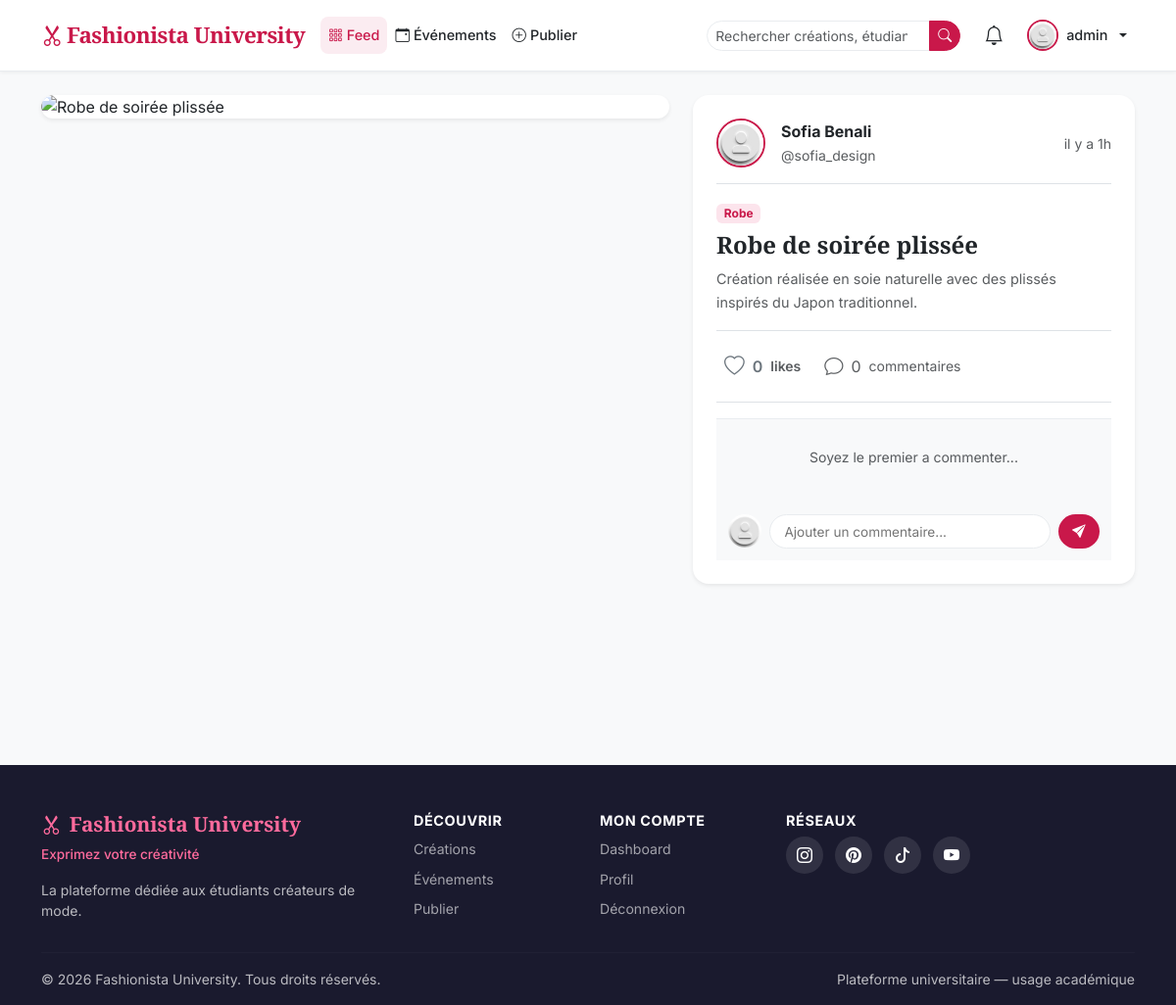
Screenshot of /post_detail.php?id=1 (signed in) with the database file from the repository.
### tables this page shows
CREATE TABLE `users` (
  `id`           INT(11)      NOT NULL AUTO_INCREMENT,
  `username`     VARCHAR(50)  NOT NULL UNIQUE,
  `full_name`    VARCHAR(100) NOT NULL,
  `email`        VARCHAR(150) NOT NULL UNIQUE,
  `password`     VARCHAR(255) NOT NULL,
  `bio`          TEXT,
  `avatar`       VARCHAR(255) DEFAULT 'default_avatar.png',
  `role`         ENUM('student','admin') DEFAULT 'student',
  `created_at`   DATETIME     DEFAULT CURRENT_TIMESTAMP,
  `updated_at`   DATETIME     DEFAULT CURRENT_TIMESTAMP ON UPDATE CURRENT_TIMESTAMP,
  PRIMARY KEY (`id`),
  KEY `idx_email` (`email`),
  KEY `idx_username` (`username`)
);

CREATE TABLE `posts` (
  `id`           INT(11)      NOT NULL AUTO_INCREMENT,
  `user_id`      INT(11)      NOT NULL,
  `title`        VARCHAR(200) NOT NULL,
  `description`  TEXT,
  `image`        VARCHAR(255) NOT NULL,
  `category`     ENUM('robe','costume','accessoire','streetwear','haute_couture','autre') DEFAULT 'autre',
  `created_at`   DATETIME     DEFAULT CURRENT_TIMESTAMP,
  `updated_at`   DATETIME     DEFAULT CURRENT_TIMESTAMP ON UPDATE CURRENT_TIMESTAMP,
  PRIMARY KEY (`id`),
  KEY `fk_post_user` (`user_id`),
  CONSTRAINT `fk_post_user` FOREIGN KEY (`user_id`) REFERENCES `users` (`id`) ON DELETE CASCADE
);

### includes/auth.php (called while the page is built, shortened)
<?php
function isLoggedIn(): bool {
    return isset($_SESSION['user_id']) && !empty($_SESSION['user_id']);
}
function currentUserId(): ?int {
    return isset($_SESSION['user_id']) ? (int)$_SESSION['user_id'] : null;
}
function currentUser(): ?array {
    static $user = null;
    if ($user === null) {
        $db   = getDB();
        $stmt = $db->prepare('SELECT * FROM users WHERE id = ?');
        $stmt->execute([currentUserId()]);
        $user = $stmt->fetch() ?: null;
    }
    return $user;
}

### config/database.php (called while the page is built, shortened)
<?php
function getDB(): PDO {
    static $pdo = null;
    if ($pdo === null) {
        $dsn = 'mysql:host=' . DB_HOST . ';dbname=' . DB_NAME . ';charset=' . DB_CHARSET;
        $options = [
            PDO::ATTR_ERRMODE            => PDO::ERRMODE_EXCEPTION,
            PDO::ATTR_DEFAULT_FETCH_MODE => PDO::FETCH_ASSOC,
            PDO::ATTR_EMULATE_PREPARES   => false,
        ];
        try {
            $pdo = new PDO($dsn, DB_USER, DB_PASS, $options);
        } catch (PDOException $e) {
            die(json_encode(['error' => 'Connexion à la base de données impossible.']));
        }
    }
    return $pdo;
}

### models/Post.php (called while the page is built, shortened)
<?php
class Post {
    private PDO $db;
    public function __construct() {
        $this->db = getDB();
    }
    public function findById(int $id): ?array {
        $stmt = $this->db->prepare(
            'SELECT p.*,
                    u.username, u.full_name, u.avatar,
                    (SELECT COUNT(*) FROM likes    WHERE post_id = p.id) AS like_count,
                    (SELECT COUNT(*) FROM comments WHERE post_id = p.id) AS comment_count
             FROM posts p
             JOIN users u ON p.user_id = u.id
             WHERE p.id = ?'
        );
        $stmt->execute([$id]);
        return $stmt->fetch() ?: null;
    }
    public function getComments(int $postId): array {
        $stmt = $this->db->prepare(
            'SELECT c.*, u.username, u.avatar
             FROM comments c
             JOIN users u ON c.user_id = u.id
             WHERE c.post_id = ?
             ORDER BY c.created_at ASC'
        );
        $stmt->execute([$postId]);
        return $stmt->fetchAll();
    }
    public function isLiked(int $postId, int $userId): bool {
        $stmt = $this->db->prepare(
            'SELECT 1 FROM likes WHERE post_id = ? AND user_id = ?'
        );
        $stmt->execute([$postId, $userId]);
        return (bool)$stmt->fetch();
    }
}

### post_detail.php (the view, shortened to what this page needs)
<?php
require_once __DIR__ . '/includes/auth.php';
require_once __DIR__ . '/includes/functions.php';
require_once __DIR__ . '/models/Post.php';
$postId    = (int)($_GET['id'] ?? 0);
$postModel = new Post();
$post      = $postModel->findById($postId);
$comments   = $postModel->getComments($postId);
$isLiked    = isLoggedIn() ? $postModel->isLiked($postId, currentUserId()) : false;
$activePage = 'feed';
require_once __DIR__ . '/includes/header.php';
?>
<div class="row g-4 justify-content-center">
  <div class="col-lg-7">
    <div class="card border-0 shadow-sm rounded-4 overflow-hidden">
      <img src="<?= postImageUrl($post) ?>"
           alt="<?= h($post['title']) ?>"
           class="post-detail-img w-100">
    </div>
  </div>
  <div class="col-lg-5">
    <div class="card border-0 shadow-sm rounded-4">
      <div class="card-body p-4">
        <div class="d-flex align-items-center gap-3 mb-3 pb-3 border-bottom">
          <a href="<?= SITE_URL ?>/profile.php?id=<?= (int)$post['user_id'] ?>">
            <img src="<?= avatarUrl($post) ?>"
                 alt="<?= h($post['username']) ?>"
                 style="width:50px;height:50px;border-radius:50%;object-fit:cover;border:2px solid var(--clr-primary)">
          </a>
          <div class="flex-grow-1">
            <a href="<?= SITE_URL ?>/profile.php?id=<?= (int)$post['user_id'] ?>"
               class="fw-bold text-decoration-none text-dark d-block">
              <?= h($post['full_name']) ?>
            </a>
            <span class="text-muted small">@<?= h($post['username']) ?></span>
          </div>
          <div class="text-muted small"><?= timeAgo($post['created_at']) ?></div>
        </div>
        <div class="mb-2"><?= categoryBadge($post['category']) ?></div>
        <h1 style="font-size:1.5rem;" class="mb-2"><?= h($post['title']) ?></h1>
        <?php if (!empty($post['description'])): ?>
          <p class="text-muted" style="font-size:.9rem; line-height:1.65">
            <?= nl2br(h($post['description'])) ?>
          </p>
        <?php endif; ?>
        <div class="d-flex align-items-center gap-3 py-3 border-top border-bottom my-3">
          <button class="btn-like d-flex align-items-center gap-2 <?= $isLiked ? 'liked' : '' ?>"
                  data-post-id="<?= (int)$post['id'] ?>"
                  style="background:none;border:none;cursor:pointer;font-size:1rem;font-weight:600;">
            <i class="<?= $isLiked ? 'bi bi-heart-fill text-danger' : 'bi bi-heart' ?>" style="font-size:1.3rem"></i>
            <span class="like-count"><?= (int)$post['like_count'] ?></span>
            <span class="text-muted small">likes</span>
          </button>
          <span class="d-flex align-items-center gap-2 text-muted">
            <i class="bi bi-chat" style="font-size:1.2rem"></i>
            <span class="comment-count" data-post-id="<?= (int)$post['id'] ?>"><?= count($comments) ?></span>
            <span class="small">commentaires</span>
          </span>
        </div>
        <div class="comment-section open" data-post-id="<?= (int)$post['id'] ?>" style="display:block">
          <div class="mb-3 comment-list" style="max-height:280px; overflow-y:auto;" id="commentList">
            <?php if (empty($comments)): ?>
              <p class="text-muted text-center small py-3">
                Soyez le premier a commenter...
              </p>
            <?php endif; ?>
          </div>
          <?php if (isLoggedIn()): ?>
            <form class="comment-form comment-form-wrap" data-post-id="<?= (int)$post['id'] ?>">
              <img src="<?= avatarUrl(currentUser()) ?>"
                   alt=""
                   style="width:34px;height:34px;border-radius:50%;object-fit:cover;flex-shrink:0">
              <input type="text"
                     class="comment-input"
                     placeholder="Ajouter un commentaire..."
                     maxlength="500"
                     required>
              <button type="submit" class="btn-submit-comment">
                <i class="bi bi-send-fill"></i>
              </button>
            </form>
          <?php else: ?>
            <div class="text-center small text-muted p-3 bg-light rounded-3">
              <a href="<?= SITE_URL ?>/login.php">Connectez-vous</a> pour laisser un commentaire.
            </div>
          <?php endif; ?>
        </div>
      </div>
    </div>
  </div>
</div>
<?php require_once __DIR__ . '/includes/footer.php'; ?>

### includes/header.php (shortened to what this page needs)
<?php
$currentUser = currentUser();
$activePage  = $activePage ?? '';
?>
<!DOCTYPE html>
<html lang="fr">
<head>
  <link rel="stylesheet" href="https://cdn.jsdelivr.net/npm/bootstrap@5.3.3/dist/css/bootstrap.min.css">
  <link rel="stylesheet" href="https://cdn.jsdelivr.net/npm/bootstrap-icons@1.11.3/font/bootstrap-icons.css">
  <link rel="stylesheet" href="<?= SITE_URL ?>/assets/css/style.css?v=<?= filemtime(__DIR__ . '/../assets/css/style.css') ?>">
</head>
<body>
<nav class="navbar navbar-expand-lg navbar-fashion sticky-top">
  <div class="container">
    <a class="navbar-brand" href="<?= SITE_URL ?>/index.php">
      <i class="bi bi-scissors me-1"></i><?= SITE_NAME ?>
    </a>
    <div class="collapse navbar-collapse" id="mainNav">
      <ul class="navbar-nav me-auto mb-2 mb-lg-0">
        <li class="nav-item">
          <a class="nav-link <?= $activePage === 'feed' ? 'active' : '' ?>"
             href="<?= SITE_URL ?>/index.php">
            <i class="bi bi-grid-3x3-gap me-1"></i>Feed
          </a>
        </li>
        <li class="nav-item">
          <a class="nav-link <?= $activePage === 'events' ? 'active' : '' ?>"
             href="<?= SITE_URL ?>/events.php">
            <i class="bi bi-calendar-event me-1"></i>Événements
          </a>
        </li>
        <?php if (isLoggedIn()): ?>
        <li class="nav-item">
          <a class="nav-link <?= $activePage === 'create' ? 'active' : '' ?>"
             href="<?= SITE_URL ?>/create_post.php">
            <i class="bi bi-plus-circle me-1"></i>Publier
          </a>
        </li>
        <?php endif; ?>
      </ul>
      <form class="d-flex me-3 search-form" action="<?= SITE_URL ?>/search.php" method="GET" role="search">
        <div class="input-group input-group-sm">
          <input class="form-control search-input" type="search" name="q"
                 placeholder="Rechercher créations, étudiants…"
                 value="<?= h($_GET['q'] ?? '') ?>">
          <button class="btn btn-search" type="submit"><i class="bi bi-search"></i></button>
        </div>
      </form>
      <ul class="navbar-nav align-items-center">
        <?php if (isLoggedIn() && $currentUser): ?>
          <li class="nav-item me-2 d-none d-lg-block">
            <a class="nav-link position-relative" href="<?= SITE_URL ?>/notifications.php">
              <i class="bi bi-bell fs-5"></i>
            </a>
          </li>
          <li class="nav-item dropdown">
            <a class="nav-link dropdown-toggle d-flex align-items-center gap-2 user-menu"
               href="#" data-bs-toggle="dropdown">
              <img src="<?= avatarUrl($currentUser) ?>"
                   alt="Avatar" class="nav-avatar">
              <span class="d-none d-lg-inline"><?= h($currentUser['username']) ?></span>
            </a>
          </li>
        <?php endif; ?>
      </ul>
    </div>
  </div>
</nav>
<main class="main-content">
  <div class="container py-4">

### includes/functions.php (shortened to what this page needs)
<?php
function h(string $str): string {
    return htmlspecialchars($str, ENT_QUOTES | ENT_HTML5, 'UTF-8');
}
function timeAgo(string $datetime): string {
    $now  = new DateTime();
    $past = new DateTime($datetime);
    $diff = $now->diff($past);
    if ($diff->h > 0)  return 'il y a ' . $diff->h . 'h';
    return 'à l\'instant';
}
function avatarUrl(array $user): string {
    return SITE_URL . '/assets/images/default_avatar.jpg';
}
function postImageUrl(array $post): string {
    return SITE_URL . '/assets/images/default_post.png';
}
function categoryBadge(string $category): string {
    $colors = [
        'robe'          => 'badge-pink',
        'costume'       => 'badge-purple',
        'accessoire'    => 'badge-gold',
        'streetwear'    => 'badge-dark',
        'haute_couture' => 'badge-rose',
        'autre'         => 'badge-secondary',
    ];
    $cls   = $colors[$category] ?? 'badge-secondary';
    $label = ucfirst(str_replace('_', ' ', $category));
    return '<span class="badge ' . $cls . '">' . h($label) . '</span>';
}

### assets/css/style.css (style rules this page uses)
:root { --clr-primary: #c9184a; --clr-primary-dk: #a01037; --clr-secondary: #ff6b9d; --clr-accent: #ffd166; --clr-dark: #1a1a2e; --clr-dark-2: #16213e; --clr-surface: #ffffff; --clr-surface-2: #f8f9fa; --clr-border: #e9ecef; --clr-text: #212529; --clr-muted: #6c757d; --font-heading: 'Playfair Display', serif; --font-body: 'Inter', sans-serif; --radius-sm: 8px; --radius-md: 16px; --radius-lg: 24px; --radius-xl: 32px; --shadow-sm: 0 1px 4px rgba(0,0,0,.06); --shadow-md: 0 4px 20px rgba(0,0,0,.1); --shadow-lg: 0 8px 40px rgba(0,0,0,.15); --transition: .25s ease; }
*, *::before, *::after { box-sizing: border-box; }
body { font-family: var(--font-body); color: var(--clr-text); background: var(--clr-surface-2); min-height: 100vh; overflow-x: hidden; }
h1, h2, h3, h4, h5 { font-family: var(--font-heading); font-weight: 700; }
a { color: var(--clr-primary); text-decoration: none; }
img { max-width: 100%; object-fit: cover; }
.container, .container-fluid { width: 100%; }
.navbar-fashion { background: rgba(255,255,255,.95); backdrop-filter: blur(12px); border-bottom: 1px solid var(--clr-border); padding: .75rem 0; box-shadow: var(--shadow-sm); }
.navbar-brand { font-family: var(--font-heading); font-size: 1.4rem; font-weight: 700; color: var(--clr-primary) !important; letter-spacing: -.5px; }
.navbar-fashion .nav-link { color: var(--clr-text) !important; font-weight: 500; font-size: .9rem; padding: .5rem .85rem; border-radius: var(--radius-sm); transition: background var(--transition), color var(--transition); }
.navbar-fashion .nav-link:hover, .navbar-fashion .nav-link.active { background: rgba(201,24,74,.08); color: var(--clr-primary) !important; }
.search-input { border-radius: var(--radius-xl) 0 0 var(--radius-xl) !important; border-color: var(--clr-border); font-size: .85rem; width: 220px; }
.btn-search { border-radius: 0 var(--radius-xl) var(--radius-xl) 0 !important; background: var(--clr-primary); color: #fff; border: 1px solid var(--clr-primary); }
.nav-avatar { width: 32px; height: 32px; border-radius: 50%; object-fit: cover; border: 2px solid var(--clr-primary); }
.user-menu { gap: .5rem; }
.main-content { min-height: calc(100vh - 140px); }
.btn-like, .btn-comment-toggle { background: none; border: none; cursor: pointer; display: flex; align-items: center; gap: .35rem; font-size: .85rem; font-weight: 600; color: var(--clr-muted); padding: .3rem .5rem; border-radius: var(--radius-sm); transition: color var(--transition), background var(--transition); }
.comment-section { border-top: 1px solid var(--clr-border); padding: .75rem; background: var(--clr-surface-2); display: none; }
.comment-section.open { display: block; }
.comment-form-wrap { display: flex; gap: .5rem; margin-top: .6rem; }
.comment-input { flex: 1; border-radius: var(--radius-xl); border: 1px solid var(--clr-border); padding: .4rem .9rem; font-size: .85rem; }
.btn-submit-comment { background: var(--clr-primary); color: #fff; border: none; border-radius: var(--radius-xl); padding: .4rem .9rem; font-size: .85rem; cursor: pointer; transition: background var(--transition); }
.badge-pink { background: #fce4ec; color: #c9184a; }
.form-control { border-radius: var(--radius-sm); border: 1.5px solid var(--clr-border); padding: .6rem .9rem; font-size: .9rem; transition: border-color var(--transition), box-shadow var(--transition); }
.post-detail-img { width: 100%; max-height: 550px; object-fit: cover; border-radius: var(--radius-md); }

### rows the page displays
users: username "admin"
posts: user.full_name "Sofia Benali", user.username "sofia_design", timeAgo($post['created_at']) "il y a 1h", category "Robe", title "Robe de soirée plissée", description "Création réalisée en soie naturelle avec des plissés inspirés du Japon traditionnel."

### other values shown
SITE_NAME "Fashionista University"
$post['like_count'] "0"
count($comments) "0"
SITE_TAGLINE "Exprimez votre créativité"
